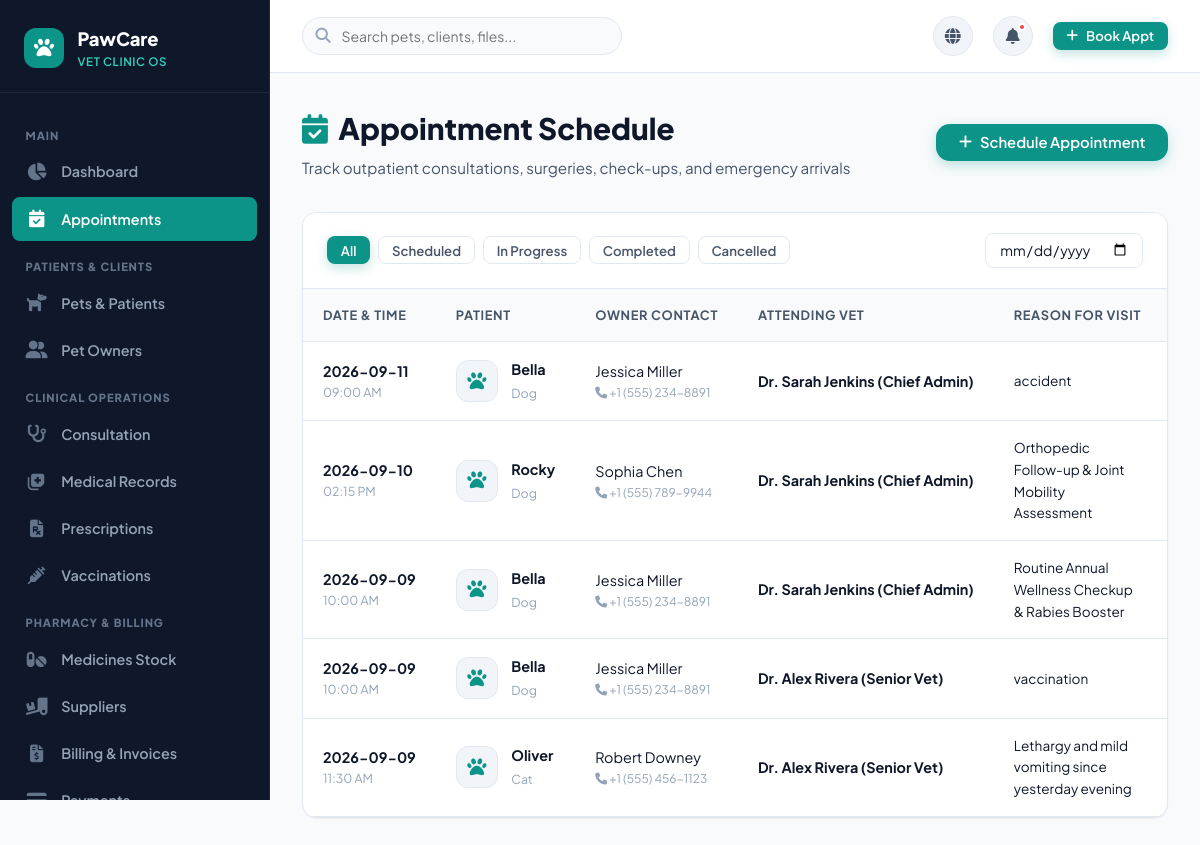
The app's page /appointments (signed in) with its own data.
### tables this page shows
CREATE TABLE appointments (
    id INTEGER PRIMARY KEY AUTOINCREMENT,
    pet_id INTEGER NOT NULL,
    owner_id INTEGER NOT NULL,
    doctor_id INTEGER NOT NULL,
    appointment_date DATE NOT NULL,
    appointment_time VARCHAR(20) NOT NULL,
    reason TEXT NOT NULL,
    status VARCHAR(20) DEFAULT 'scheduled', -- 'scheduled', 'in_progress', 'completed', 'cancelled'
    notes TEXT,
    created_at TIMESTAMP DEFAULT CURRENT_TIMESTAMP,
    FOREIGN KEY (pet_id) REFERENCES pets (id) ON DELETE CASCADE,
    FOREIGN KEY (owner_id) REFERENCES owners (id) ON DELETE CASCADE,
    FOREIGN KEY (doctor_id) REFERENCES doctors (id) ON DELETE CASCADE
);

CREATE TABLE pets (
    id INTEGER PRIMARY KEY AUTOINCREMENT,
    owner_id INTEGER NOT NULL,
    name VARCHAR(80) NOT NULL,
    species VARCHAR(50) NOT NULL, -- Dog, Cat, Bird, Rabbit, Reptile, etc.
    breed VARCHAR(80),
    gender VARCHAR(10) DEFAULT 'Unknown', -- Male, Female, Neutered Male, Spayed Female
    date_of_birth DATE,
    age_years INTEGER DEFAULT 0,
    weight REAL DEFAULT 0.0, -- in kg
    color VARCHAR(50),
    microchip_id VARCHAR(100),
    photo VARCHAR(255) DEFAULT 'default_pet.png',
    allergies TEXT,
    medical_notes TEXT,
    created_at TIMESTAMP DEFAULT CURRENT_TIMESTAMP,
    FOREIGN KEY (owner_id) REFERENCES owners (id) ON DELETE CASCADE
);

CREATE TABLE owners (
    id INTEGER PRIMARY KEY AUTOINCREMENT,
    name VARCHAR(120) NOT NULL,
    email VARCHAR(120),
    phone VARCHAR(30) NOT NULL,
    address TEXT,
    city VARCHAR(80),
    emergency_contact VARCHAR(80),
    notes TEXT,
    created_at TIMESTAMP DEFAULT CURRENT_TIMESTAMP
);

CREATE TABLE users (
    id INTEGER PRIMARY KEY AUTOINCREMENT,
    username VARCHAR(80) UNIQUE NOT NULL,
    email VARCHAR(120) UNIQUE NOT NULL,
    password_hash VARCHAR(255) NOT NULL,
    full_name VARCHAR(120) NOT NULL,
    role VARCHAR(20) NOT NULL DEFAULT 'staff', -- 'admin', 'doctor', 'staff'
    phone VARCHAR(30),
    is_active INTEGER DEFAULT 1,
    created_at TIMESTAMP DEFAULT CURRENT_TIMESTAMP
);

### app.py (the view)
@app.route('/appointments')
@login_required
def appointments():
    db = get_db()
    status_filter = request.args.get('status', 'all')
    date_filter = request.args.get('date', '')
    query = """
        SELECT a.*, p.name as pet_name, p.species, o.name as owner_name, o.phone as owner_phone, u.full_name as doctor_name
        FROM appointments a
        JOIN pets p ON a.pet_id = p.id
        JOIN owners o ON a.owner_id = o.id
        JOIN doctors d ON a.doctor_id = d.id
        JOIN users u ON d.user_id = u.id
        WHERE 1=1
    """
    params = []
    if status_filter != 'all':
        query += " AND a.status = ?"
        params.append(status_filter)
    if date_filter:
        query += " AND a.appointment_date = ?"
        params.append(date_filter)
    query += " ORDER BY a.appointment_date DESC, a.appointment_time ASC"
    appointments_list = db.execute(query, params).fetchall()
    return render_template('appointments.html', appointments=appointments_list, current_status=status_filter, current_date=date_filter)

### app.py (called while the page is built)
def get_db():
    if 'db' not in g:
        g.db = sqlite3.connect(
            app.config['DATABASE'],
            detect_types=sqlite3.PARSE_DECLTYPES
        )
        g.db.row_factory = sqlite3.Row
        g.db.execute("PRAGMA foreign_keys = ON;")
    return g.db

def init_db():
    db = get_db()
    cur = db.cursor()
    cur.execute("SELECT name FROM sqlite_master WHERE type='table' AND name='users';")
    if cur.fetchone() is None:
        if os.path.exists(app.config['SQL_SCHEMA']):
            with open(app.config['SQL_SCHEMA'], mode='r', encoding='utf-8') as f:
                db.cursor().executescript(f.read())
            db.commit()

@app.before_request
def setup_database_if_needed():
    init_db()

def login_required(view):
    from functools import wraps
    @wraps(view)
    def wrapped_view(**kwargs):
        if 'user_id' not in session:
            flash('Please log in to access this page.', 'warning')
            return redirect(url_for('login', next=request.url))
        return view(**kwargs)
    return wrapped_view

### templates/appointments.html (shortened to what this page needs)
{% extends "base.html" %}
{% block content %}
<div class="page-header">
  <div class="page-header-text">
    <h1><i class="fas fa-calendar-check" style="color: var(--primary);"></i> Appointment Schedule</h1>
    <p>Track outpatient consultations, surgeries, check-ups, and emergency arrivals</p>
  </div>
  <div class="page-actions">
    <a href="{{ url_for('add_appointment') }}" class="btn btn-primary">
      <i class="fas fa-plus"></i> Schedule Appointment
    </a>
  </div>
</div>
<div class="table-wrapper">
  <div class="table-toolbar">
    <div style="display: flex; gap: 0.5rem; flex-wrap: wrap;">
      <a href="{{ url_for('appointments', status='all') }}" class="btn btn-sm {% if current_status == 'all' %}btn-primary{% else %}btn-secondary{% endif %}">
        All
      </a>
      <a href="{{ url_for('appointments', status='scheduled') }}" class="btn btn-sm {% if current_status == 'scheduled' %}btn-primary{% else %}btn-secondary{% endif %}">
        Scheduled
      </a>
      <a href="{{ url_for('appointments', status='in_progress') }}" class="btn btn-sm {% if current_status == 'in_progress' %}btn-primary{% else %}btn-secondary{% endif %}">
        In Progress
      </a>
      <a href="{{ url_for('appointments', status='completed') }}" class="btn btn-sm {% if current_status == 'completed' %}btn-primary{% else %}btn-secondary{% endif %}">
        Completed
      </a>
      <a href="{{ url_for('appointments', status='cancelled') }}" class="btn btn-sm {% if current_status == 'cancelled' %}btn-primary{% else %}btn-secondary{% endif %}">
        Cancelled
      </a>
    </div>
    <form method="GET" action="{{ url_for('appointments') }}" style="display: flex; gap: 0.5rem; align-items: center;">
      <input type="date" name="date" value="{{ current_date }}" class="form-control" style="padding: 0.4rem 0.8rem; font-size: 0.875rem;" onchange="this.form.submit()">
    </form>
  </div>
  {% if appointments %}
  <div class="table-responsive">
    <table class="custom-table">
      <thead>
        <tr>
          <th>Date & Time</th>
          <th>Patient</th>
          <th>Owner Contact</th>
          <th>Attending Vet</th>
          <th>Reason for Visit</th>
          <th>Status</th>
        </tr>
      </thead>
      <tbody>
        {% for a in appointments %}
        <tr class="appointment-item-row" data-status="{{ a.status }}">
          <td>
            <strong>{{ a.appointment_date }}</strong>
            <div style="font-size: 0.775rem; color: var(--text-muted);">{{ a.appointment_time }}</div>
          </td>
          <td>
            <div class="table-user-cell">
              <div class="table-avatar"><i class="fas fa-paw"></i></div>
              <div class="table-user-info">
                <a href="{{ url_for('pet_details', id=a.pet_id) }}" class="name">{{ a.pet_name }}</a>
                <span class="sub">{{ a.species }}</span>
              </div>
            </div>
          </td>
          <td>
            <div><a href="{{ url_for('owner_details', id=a.owner_id) }}">{{ a.owner_name }}</a></div>
            <div style="font-size: 0.75rem; color: var(--text-muted);"><i class="fas fa-phone"></i> {{ a.owner_phone }}</div>
          </td>
          <td>
            <strong>{{ a.doctor_name }}</strong>
          </td>
          <td style="max-width: 220px; white-space: normal; font-size: 0.85rem;">
            {{ a.reason }}
          </td>
          <td>
          </td>
        </tr>
        {% endfor %}
      </tbody>
    </table>
  </div>
  {% endif %}
</div>
{% endblock %}

### static/css/style.css (style rules this page uses)
:root { --primary: #0d9488; --primary-hover: #0f766e; --primary-light: #ccfbf1; --primary-dark: #115e59; --secondary: #6366f1; --secondary-light: #e0e7ff; --accent: #f59e0b; --accent-light: #fef3c7; --success: #10b981; --success-light: #d1fae5; --danger: #ef4444; --danger-light: #fee2e2; --warning: #f59e0b; --info: #0284c7; --info-light: #e0f2fe; --bg-main: #f8fafc; --bg-card: #ffffff; --bg-sidebar: #0f172a; --bg-subtle: #f1f5f9; --text-primary: #0f172a; --text-secondary: #475569; --text-muted: #94a3b8; --text-light: #f8fafc; --border-color: #e2e8f0; --border-radius-sm: 8px; --border-radius-md: 14px; --border-radius-lg: 20px; --border-radius-full: 9999px; --shadow-sm: 0 1px 2px 0 rgba(0, 0, 0, 0.05); --shadow-md: 0 4px 6px -1px rgba(0, 0, 0, 0.07), 0 2px 4px -1px rgba(0, 0, 0, 0.04); --shadow-lg: 0 10px 15px -3px rgba(0, 0, 0, 0.08), 0 4px 6px -2px rgba(0, 0, 0, 0.04); --shadow-xl: 0 20px 25px -5px rgba(0, 0, 0, 0.1), 0 10px 10px -5px rgba(0, 0, 0, 0.04); --transition: all 0.25s cubic-bezier(0.4, 0, 0.2, 1); }
* { margin: 0; padding: 0; box-sizing: border-box; }
body { font-family: 'Plus Jakarta Sans', -apple-system, BlinkMacSystemFont, sans-serif; background-color: var(--bg-main); color: var(--text-primary); line-height: 1.6; overflow-x: hidden; }
a { color: inherit; text-decoration: none; transition: var(--transition); }
.btn { display: inline-flex; align-items: center; justify-content: center; gap: 0.5rem; font-weight: 600; font-size: 0.925rem; padding: 0.65rem 1.35rem; border-radius: var(--border-radius-md); border: 1px solid transparent; cursor: pointer; transition: var(--transition); line-height: 1; }
.btn-primary { background-color: var(--primary); color: #ffffff; box-shadow: 0 4px 12px rgba(13, 148, 136, 0.25); }
.btn-secondary { background-color: #ffffff; color: var(--text-secondary); border: 1px solid var(--border-color); }
.btn-sm { padding: 0.4rem 0.8rem; font-size: 0.825rem; border-radius: var(--border-radius-sm); }

### static/css/dashboard.css (style rules this page uses)
.page-header { display: flex; align-items: center; justify-content: space-between; margin-bottom: 2rem; flex-wrap: wrap; gap: 1rem; }
.page-header-text h1 { font-size: 1.85rem; font-weight: 800; color: var(--text-primary); display: flex; align-items: center; gap: 0.65rem; }
.page-header-text p { color: var(--text-secondary); font-size: 0.95rem; margin-top: 0.2rem; }
.page-actions { display: flex; align-items: center; gap: 0.75rem; }

### static/css/forms.css (style rules this page uses)
.form-control { width: 100%; padding: 0.7rem 1rem; border: 1.5px solid var(--border-color); border-radius: var(--border-radius-sm); font-size: 0.925rem; color: var(--text-primary); background-color: #ffffff; transition: var(--transition); font-family: inherit; }
.form-control::placeholder { color: var(--text-muted); }

### static/css/tables.css (style rules this page uses)
.table-wrapper { background: #ffffff; border-radius: var(--border-radius-md); border: 1px solid var(--border-color); box-shadow: var(--shadow-sm); overflow: hidden; margin-bottom: 2rem; }
.table-toolbar { padding: 1.25rem 1.5rem; display: flex; align-items: center; justify-content: space-between; border-bottom: 1px solid var(--border-color); background: #ffffff; flex-wrap: wrap; gap: 1rem; }
.table-responsive { width: 100%; overflow-x: auto; -webkit-overflow-scrolling: touch; }
.custom-table { width: 100%; border-collapse: collapse; text-align: left; font-size: 0.9rem; }
.custom-table th { background-color: #f8fafc; color: var(--text-secondary); font-weight: 700; font-size: 0.8rem; text-transform: uppercase; letter-spacing: 0.05em; padding: 1rem 1.25rem; border-bottom: 1px solid var(--border-color); white-space: nowrap; }
.custom-table td { padding: 1rem 1.25rem; border-bottom: 1px solid var(--border-color); color: var(--text-primary); vertical-align: middle; white-space: nowrap; }
.custom-table tbody tr { transition: var(--transition); }
.table-user-cell { display: flex; align-items: center; gap: 0.85rem; }
.table-avatar { width: 42px; height: 42px; border-radius: 12px; object-fit: cover; background: var(--bg-subtle); border: 1px solid var(--border-color); display: flex; align-items: center; justify-content: center; color: var(--primary); font-size: 1.2rem; }
.table-user-info .name { font-weight: 700; color: var(--text-primary); display: block; }
.table-user-info .sub { font-size: 0.775rem; color: var(--text-muted); }

### records on screen
appointments: appointment_date "2026-09-11", appointment_time "09:00 AM", pet_name "Bella", species "Dog", owner_name "Jessica Miller", owner_phone "+1 (555) 234-8891", doctor_name "Dr. Sarah Jenkins (Chief Admin)", reason "accident"
appointments: appointment_date "2026-09-10", appointment_time "02:15 PM", pet_name "Rocky", species "Dog", owner_name "Sophia Chen", owner_phone "+1 (555) 789-9944", doctor_name "Dr. Sarah Jenkins (Chief Admin)", reason "Orthopedic Follow-up & Joint Mobility Assessment"
appointments: appointment_date "2026-09-09", appointment_time "10:00 AM", pet_name "Bella", species "Dog", owner_name "Jessica Miller", owner_phone "+1 (555) 234-8891", doctor_name "Dr. Sarah Jenkins (Chief Admin)", reason "Routine Annual Wellness Checkup & Rabies Booster"
appointments: appointment_date "2026-09-09", appointment_time "10:00 AM", pet_name "Bella", species "Dog", owner_name "Jessica Miller", owner_phone "+1 (555) 234-8891", doctor_name "Dr. Alex Rivera (Senior Vet)", reason "vaccination"
appointments: appointment_date "2026-09-09", appointment_time "11:30 AM", pet_name "Oliver", species "Cat", owner_name "Robert Downey", owner_phone "+1 (555) 456-1123", doctor_name "Dr. Alex Rivera (Senior Vet)", reason "Lethargy and mild vomiting since yesterday evening"
